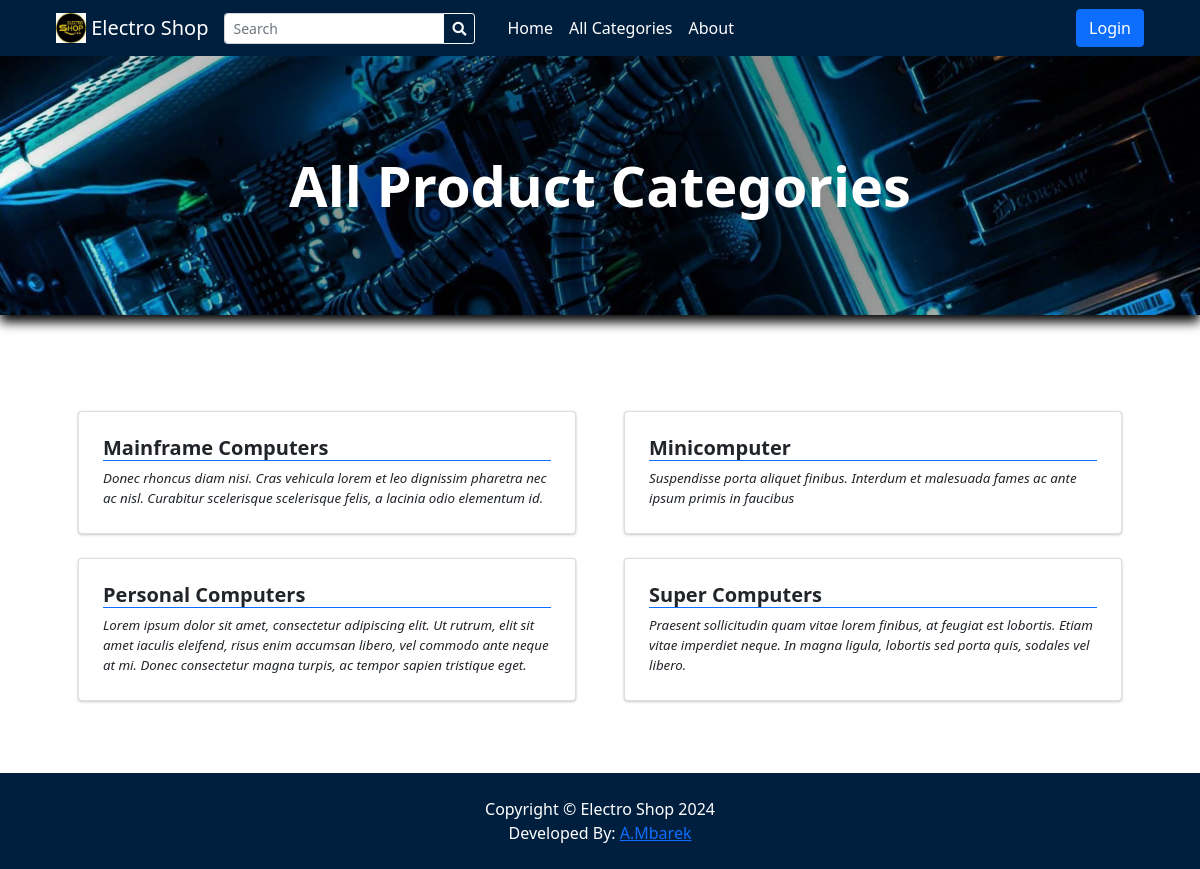
Page /?p=view_categories on the committed database.
### tables this page shows
CREATE TABLE `categories` (
  `id` int(30) NOT NULL,
  `category` varchar(250) NOT NULL,
  `description` text DEFAULT NULL,
  `status` tinyint(1) NOT NULL DEFAULT 1,
  `date_created` datetime NOT NULL DEFAULT current_timestamp()
);

### view_categories.php (the view, shortened to what this page needs)
<?php
$title = "All Product Categories";
?>
<header class="bg-dark py-5" id="main-header">
    <div class="container px-4 px-lg-5 my-5">
        <div class="text-center text-white">
            <h1 class="display-4 fw-bolder"><?php echo $title ?></h1>
        </div>
    </div>
</header>
<section class="py-5">
    <div class="container px-4 px-lg-5 mt-5">
        <div class="row gx-2 gx-lg-5 row-cols-1 row-cols-md-2 row-cols-xl-2 justify-content-center">
            <?php
                $categories = $conn->query("SELECT * FROM `categories` where status = 1 order by category asc ");
                while($row = $categories->fetch_assoc()):
                    foreach($row as $k=> $v){
                        $row[$k] = trim(stripslashes($v));
                    }
                    $row['description'] = strip_tags(stripslashes(html_entity_decode($row['description'])));
            ?>
            <div class="col mb-6 mb-2">
                <a href="./?p=products&c=<?php echo md5($row['id']) ?>" class="card category-item text-dark">
                    <div class="card-body p-4">
                        <div class="">
                            <h5 class="fw-bolder border-bottom border-primary"><?php echo $row['category'] ?></h5>
                        </div>
                        <p class="m-0 truncate"><?php echo $row['description'] ?></p>
                    </div>
                </a>
            </div>
            <?php endwhile; ?>
        </div>
    </div>
</section>

### rows in the picture
categories: category "Mainframe Computers", description "Donec rhoncus diam nisi. Cras vehicula lorem et leo dignissim pharetra nec ac nisl. Curabitur scelerisque scelerisque felis, a lacinia odio elementum id."
categories: category "Minicomputer", description "Suspendisse porta aliquet finibus. Interdum et malesuada fames ac ante ipsum primis in faucibus"
categories: category "Personal Computers", description "Lorem ipsum dolor sit amet, consectetur adipiscing elit. Ut rutrum, elit sit amet iaculis eleifend, risus enim accumsan libero, vel commodo ante neque at mi. Donec consectetur magna turpis, ac tempor sapien tristique eget."
categories: category "Super Computers", description "Praesent sollicitudin quam vitae lorem finibus, at feugiat est lobortis. Etiam vitae imperdiet neque. In magna ligula, lobortis sed porta quis, sodales vel libero."

### other values in the picture
$_settings->info('short_name') "Electro Shop"
$title "All Product Categories"
